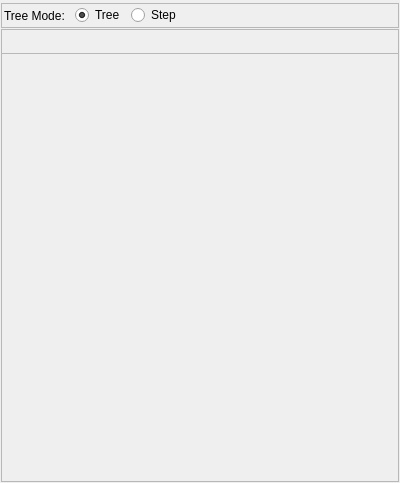
<?xml version="1.0" encoding="UTF-8"?>
<ui version="4.0">
 <class>mainTree</class>
 <widget class="QWidget" name="mainTree">
  <property name="geometry">
   <rect>
    <x>0</x>
    <y>0</y>
    <width>400</width>
    <height>483</height>
   </rect>
  </property>
  <property name="windowTitle">
   <string>MainTree</string>
  </property>
  <layout class="QGridLayout" name="gridLayout">
   <property name="margin">
    <number>1</number>
   </property>
   <property name="spacing">
    <number>1</number>
   </property>
   <item row="0" column="0">
    <widget class="QFrame" name="qfTreeMode">
     <property name="minimumSize">
      <size>
       <width>0</width>
       <height>25</height>
      </size>
     </property>
     <property name="maximumSize">
      <size>
       <width>16777215</width>
       <height>20</height>
      </size>
     </property>
     <property name="frameShape">
      <enum>QFrame::StyledPanel</enum>
     </property>
     <layout class="QHBoxLayout" name="hlTreeSwitch_2">
      <property name="spacing">
       <number>6</number>
      </property>
      <property name="leftMargin">
       <number>2</number>
      </property>
      <property name="topMargin">
       <number>0</number>
      </property>
      <property name="rightMargin">
       <number>0</number>
      </property>
      <property name="bottomMargin">
       <number>0</number>
      </property>
      <item>
       <widget class="QLabel" name="label">
        <property name="text">
         <string>Tree Mode: </string>
        </property>
       </widget>
      </item>
      <item>
       <widget class="QRadioButton" name="rbTreeMode">
        <property name="text">
         <string>Tree</string>
        </property>
        <property name="checked">
         <bool>true</bool>
        </property>
        <attribute name="buttonGroup">
         <string notr="true">rbgTreeMode</string>
        </attribute>
       </widget>
      </item>
      <item>
       <widget class="QRadioButton" name="rbStepMode">
        <property name="text">
         <string>Step</string>
        </property>
        <attribute name="buttonGroup">
         <string notr="true">rbgTreeMode</string>
        </attribute>
       </widget>
      </item>
      <item>
       <spacer name="horizontalSpacer">
        <property name="orientation">
         <enum>Qt::Horizontal</enum>
        </property>
        <property name="sizeHint" stdset="0">
         <size>
          <width>40</width>
          <height>20</height>
         </size>
        </property>
       </spacer>
      </item>
     </layout>
    </widget>
   </item>
   <item row="1" column="0">
    <widget class="QFrame" name="qfTreeSwitch">
     <property name="minimumSize">
      <size>
       <width>0</width>
       <height>25</height>
      </size>
     </property>
     <property name="maximumSize">
      <size>
       <width>16777215</width>
       <height>20</height>
      </size>
     </property>
     <property name="frameShape">
      <enum>QFrame::StyledPanel</enum>
     </property>
     <layout class="QHBoxLayout" name="hlTreeSwitch">
      <property name="spacing">
       <number>6</number>
      </property>
      <property name="leftMargin">
       <number>2</number>
      </property>
      <property name="topMargin">
       <number>0</number>
      </property>
      <property name="rightMargin">
       <number>0</number>
      </property>
      <property name="bottomMargin">
       <number>0</number>
      </property>
     </layout>
    </widget>
   </item>
   <item row="2" column="0">
    <widget class="QFrame" name="qfTree">
     <property name="frameShape">
      <enum>QFrame::StyledPanel</enum>
     </property>
     <layout class="QVBoxLayout" name="vlTree">
      <property name="spacing">
       <number>0</number>
      </property>
      <property name="margin">
       <number>0</number>
      </property>
     </layout>
    </widget>
   </item>
  </layout>
 </widget>
 <resources/>
 <connections/>
 <buttongroups>
  <buttongroup name="rbgTreeMode"/>
 </buttongroups>
</ui>
